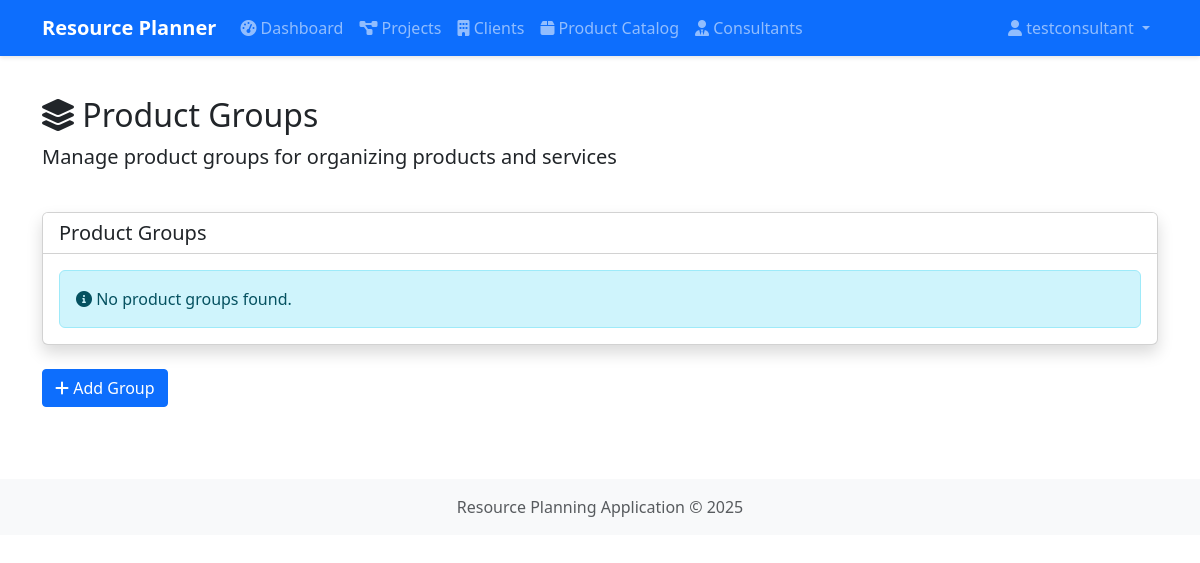
Before: /catalog/groups (signed in) with the older database file.
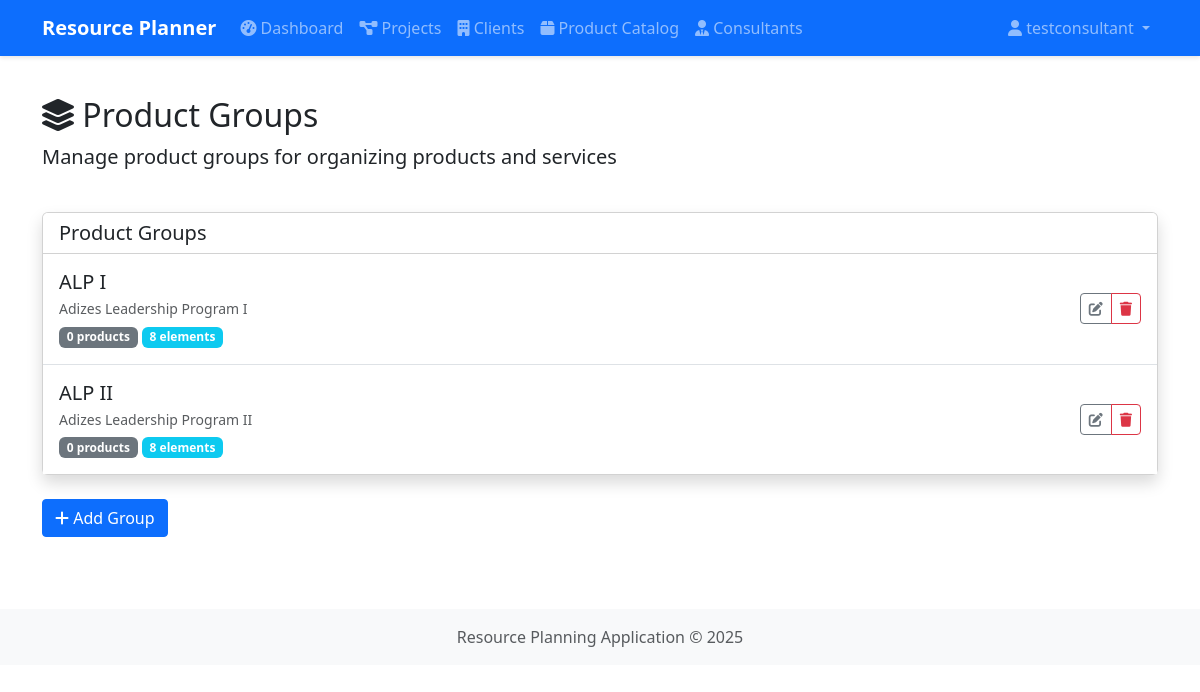
After: the same page with the newer database file.
### app/models.py (models this page shows, shortened)
class ProductGroup(db.Model):
    __tablename__ = 'product_groups'
    id = db.Column(db.Integer, primary_key=True)
    name = db.Column(db.String(100), nullable=False)
    description = db.Column(db.Text)
    created_at = db.Column(db.DateTime, default=datetime.utcnow)
    updated_at = db.Column(db.DateTime, default=datetime.utcnow, onupdate=datetime.utcnow)
    products = db.relationship('ProductService', backref='group', lazy=True)
    elements = db.relationship('ProductElement', backref='group', lazy=True, cascade='all, delete-orphan')

### app/routes/catalog.py (the view)
@catalog_bp.route('/groups')
@login_required
def list_groups():
    groups = ProductGroup.query.all()
    for group in groups:
        group.elements = ProductElement.query.filter_by(group_id=group.id).all()
    return render_template('catalog/groups/list.html', groups=groups)

### app/templates/catalog/groups/list.html (shortened to what this page needs)
{% extends 'base.html' %}
{% block content %}
<div class="row mb-4">
    <div class="col">
        <h1 class="h2">
            <i class="fas fa-layer-group"></i> Product Groups
        </h1>
        <p class="lead">Manage product groups for organizing products and services</p>
    </div>
</div>
<div class="row">
    <div class="col-12">
        <div class="card shadow mb-4">
            <div class="card-header bg-white">
                <h5 class="mb-0">Product Groups</h5>
            </div>
            <div class="card-body p-0">
                {% if groups %}
                <div class="list-group list-group-flush">
                    {% for group in groups %}
                    <div class="list-group-item p-0">
                        <div class="d-flex justify-content-between align-items-center p-3">
                            <div>
                                <h5 class="mb-1">{{ group.name }}</h5>
                                <p class="mb-1 text-muted small">{{ group.description }}</p>
                                <span class="badge bg-secondary">{{ group.products|length }} product{% if group.products|length != 1 %}s{% endif %}</span>
                                <span class="badge bg-info">{{ group.elements|length }} element{% if group.elements|length != 1 %}s{% endif %}</span>
                            </div>
                            <div class="btn-group">
                                <button type="button" class="btn btn-sm btn-outline-secondary toggle-group-edit" data-group-id="{{ group.id }}">
                                    <i class="fas fa-edit"></i>
                                </button>
                                <button type="button" class="btn btn-sm btn-outline-danger delete-group" data-id="{{ group.id }}" data-name="{{ group.name }}">
                                    <i class="fas fa-trash"></i>
                                </button>
                            </div>
                        </div>
                    </div>
                    {% endfor %}
                </div>
                {% else %}
                <div class="alert alert-info m-3">
                    <i class="fas fa-info-circle"></i> No product groups found.
                </div>
                {% endif %}
            </div>
        </div>
        <button type="button" class="btn btn-primary mb-4" id="add-group-btn">
            <i class="fas fa-plus"></i> Add Group
        </button>
    </div>
</div>
{% endblock %}

Changed rows visible on the page:
added ProductGroup: name "ALP I", description "Adizes Leadership Program I", products|length "0", elements|length "8"
added ProductGroup: name "ALP II", description "Adizes Leadership Program II", products|length "0", elements|length "8"
Other visible differences:
text no longer shown: "No product groups found."
